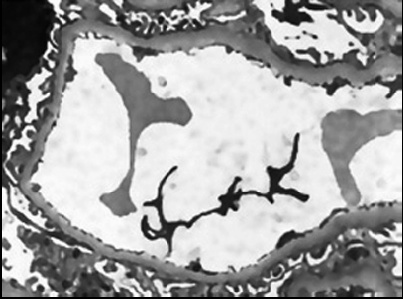
%> input picture pl10/glomeruli.bmp, 403 x 299 px
$ octave T10_Avaliacao.m   (GNU Octave 9; MATLAB toolbox functions it lacks are replaced by stand-ins)
%> lines starting %> are read from the running program, lines starting %| are printed output that depends on the picture; in (x1, y1, x2, y2) boxes, pixels count from 0 and x2, y2 are one past the last pixel; in counts of white or black regions, pixels touching at a corner belong together; the program's own positions count from 1
% Processamento de Sinal e Imagens Biomédicas
% T10 Exercicio de Avaliação - Deteção de fronteiras. Segmentação
% Mariana Mourão nº49963

% Programa que procede à segmentação duma imagem imagem médica
% ('glomeruli.bmp'), pela aplicação de filtros de deteção de fronteiras
% (Roberts, Sobel, Canny e LoG) e posterior remoção das mesmas (boundary
% masking), apresentando-se os respetivos histogramas.
% Aplicação do threshold ótimo (método de Otsu) à imagem antes e após
% boundary masking.

%%
% secção que produz a figura que apresenta os subplots relativos à imagem
% original, ao seu histograma de intensidades, bem como a imagem após
% segmentação pelo método de otsu antes de boundary masking

clear, close all;
INFO = imfinfo('glomeruli.bmp'); %imagem em causa é truecolor (RGB)
I = imread('glomeruli.bmp');
%> I is the input picture: size 299x403x3 uint8; min 0, max 255, mean 162.2
I = rgb2gray(I); %conversão para matriz de intensidades.
%> I: size 299x403 uint8
I = im2double(I); % conversão para double
%> I: size 299x403 double

% contrução do filtros passa-alto a serem aplicados para a deteção de
% fronteiras (LoG, Canny, Prewitt e Roberts).

t1 = graythresh(I); %aplicação do método de Otsu à imagem original
%> t1 = 0.624

fig1 = figure(1);
set(fig1,'Name','Intensity Histogram and image before and after LowPass Filtered');
subplot(2,1,1), imshow(I); title('Original Image');
subplot(2,2,3),imshow(imbinarize(I,t1)),title(['Otsu Method with threshold = ',num2str(t1)],'FontSize',10);
%> after `imshow(imbinarize(I,t1))`:
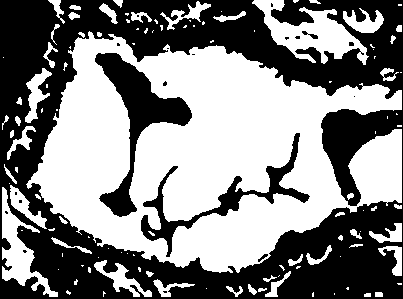
%> displayed picture: size 299x403 logical; 52% white; 20 black regions (15 under 20 px), largest, box (x1, y1, x2, y2) and area: (0, 0, 403, 299) 50641, (95, 53, 192, 217) 4306, (141, 133, 310, 257) 2722, (302, 31, 318, 39) 48, (258, 254, 268, 262) 31
subplot(2,2,4),imhist(I); title('Original Image histogram','FontSize',10);
line([t1; t1],[0;700], 'Color', 'b', 'LineWidth', 1, 'LineStyle', '--');
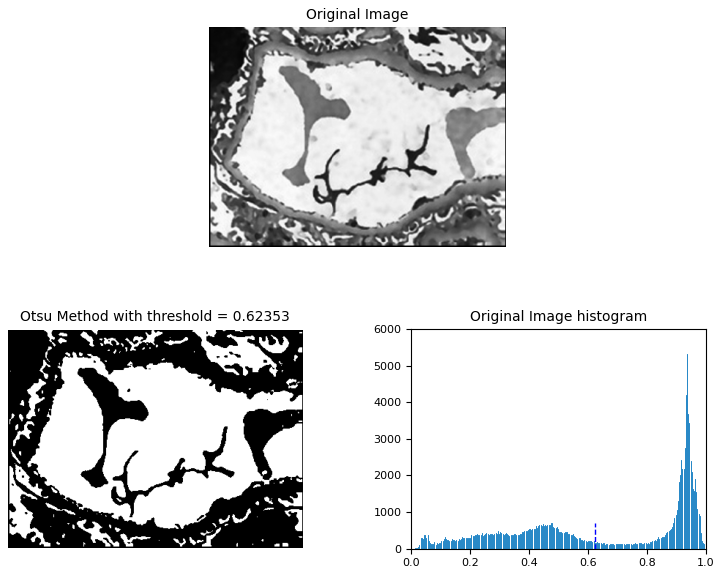
%> figure redrawn from the program's plot data, 3 panels
%linha que evidencia o threshold de intensidade no histograma de intensidades
%da imagem original

%%
% secção a ser executada duas vezes, para cada um dos thresholds

%escolha pelo utilizador dos thresholds quer para os filtros que aproximam
%derivadas de 1ªordem, como os que aproximam derivadas de 2ªordem:
thresh_1derivative = input('Choose a threshold value for 1st derivative filters (or type [] for default): ');
%> the answer given: 1
thresh_2derivative = input('Choose a threshold value for LoG filter (or type [] for default): ');
%> the answer given: 1

fig2 = figure(2); %criação da figura 2, a ser chamada no ciclo for que se segue
set(fig2,'Name','Binarize Image of edge fiddings and Image after Edge Removal');
sup = suptitle(['Threshold of 1st derivative filters = ',num2str(thresh_1derivative),'; Threshold of 2nd derivative filters = ', num2str(thresh_2derivative)]);
set(sup, 'FontSize',10); %título que especifica os thresholds definidos

fig3 = figure(3); %criação da figura 3, a ser chamada no ciclo for que se segue
set(fig3,'Name','Image and Histograms after Edge Removal');

original_hist = imhist(I); %variável necessária para o cálculo do número de
%> original_hist = 256 values, max 5316 at index 240, min 1 at index 2, mean 470.7
%pixels de intensidade nula na imagem original

metodos = ["roberts","sobel","LoG","canny"]; %array que define os métodos a serem testados

u = 1; %variável para a correta posição dos subplots nas respetivas figuras

for i=1:length(metodos)
    if metodos(i) == "LoG" % distinção do código para o filtro LoG, visto
        %o seu valor threshold nao ser comparável aos restantes filtros
        %(relativo a zero-crossigs)
        [I_edge,thresh1] = edge(I,'LoG',thresh_2derivative); %obtenção da
        %imagem binária das fronteiras, com thresh1 como sendo
        %o threshold definido pelo utilizador, destinado a ser escrito no
        %respetivo subplot do histograma

    else
%> (the run ends here)
